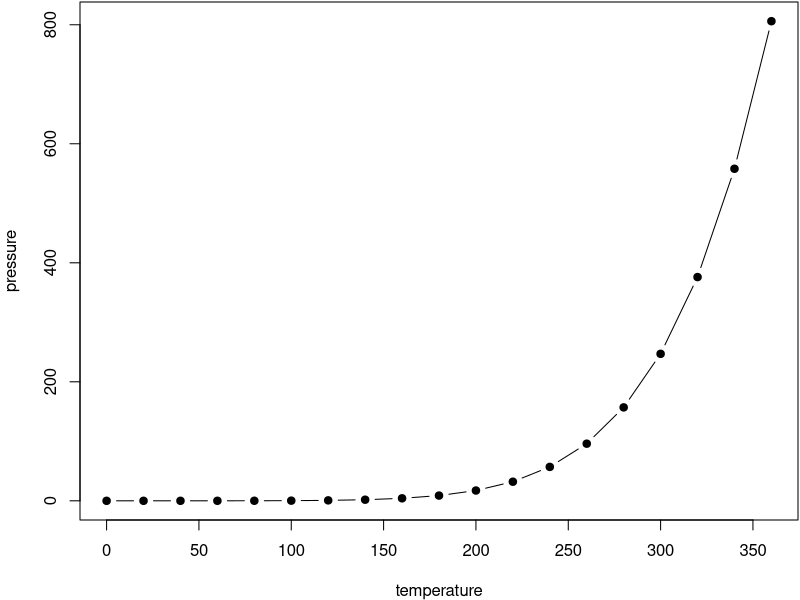
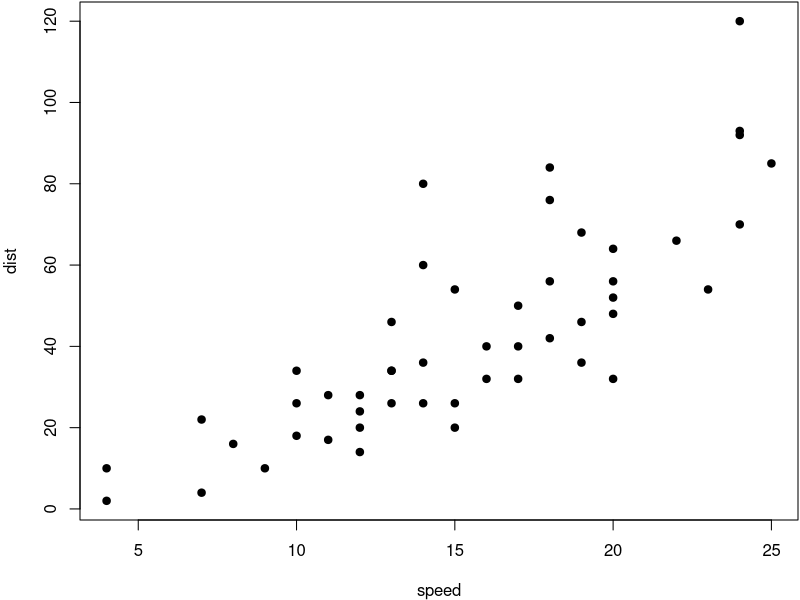
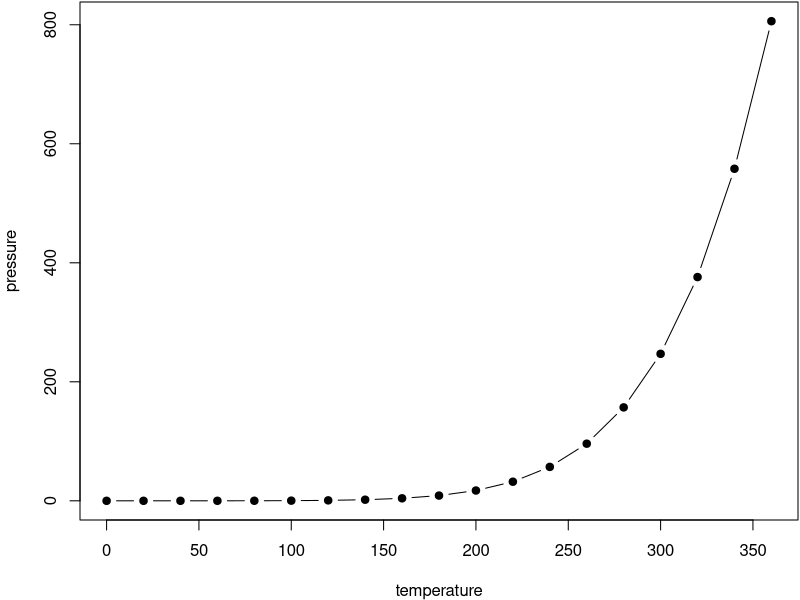
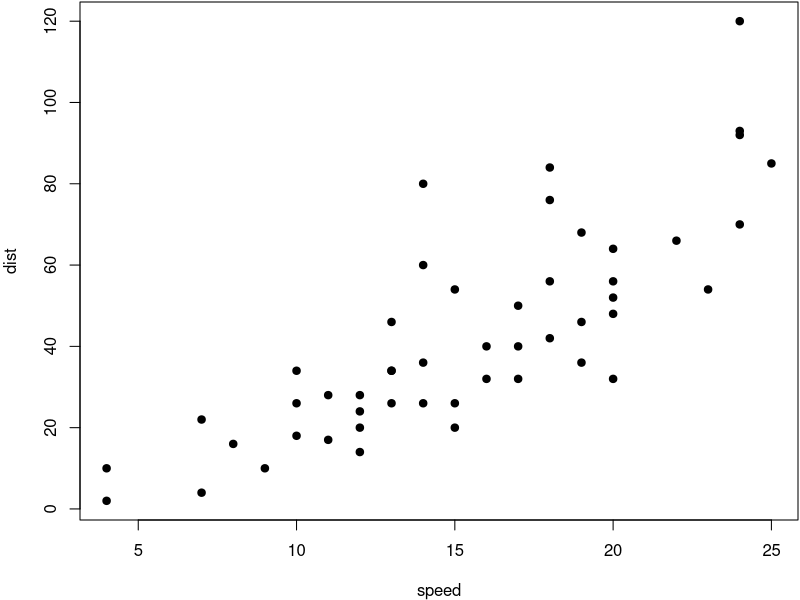

Write R code to recreate these figures, in order. (Note: this script raises an error after producing the figures.)
## ---- chunk 1
knitr::opts_chunk$set(echo = T, message=F, warning=F, error=F,
                      comment=NA, cache=F, fig.align='center', out.width='75%', fig.asp=.75)
## ---- chunk 2
par(mar = c(4, 4, .1, .1))
plot(pressure, pch = 19, type = 'b')
## ---- chunk 3
par(mar = c(4, 4, .1, .1))
plot(cars, pch = 19)
## ---- chunk 4
par(mar = c(4, 4, .1, .1))
plot(pressure, pch = 19, type = 'b')
plot(cars, pch = 19)
## ---- chunk 5
knitr::include_graphics('images/run.jpg')
## ---- chunk 6
library(ggplot2)
p <- ggplot(data = mpg, mapping = aes(x = cty, y = hwy))
p + geom_point()
## ---- chunk 7
p <- ggplot(mpg, aes(x = cty, y = hwy, colour = factor(year)))
p + geom_point()
## ---- chunk 8
p + geom_point() + stat_smooth()
## ---- chunk 9
p + geom_point(aes(colour = factor(year), size = displ)) + 
  stat_smooth()   # 排量越大，点越大
## ---- chunk 10
p + geom_point(aes(colour = factor(year),
                   size = displ), alpha = 0.5) +
  stat_smooth() + scale_size_continuous(range = c(4, 10))
## ---- chunk 11
p + geom_point(aes(colour = class, size = displ), alpha = 0.5) +
  stat_smooth() + scale_size_continuous(range = c(4, 10)) +
  facet_wrap(~ year, ncol = 1)
## ---- chunk 12
p + geom_point(aes(colour = class, size = displ), alpha=0.5) +
  stat_smooth() + scale_size_continuous(range = c(4, 10)) +
  facet_wrap(~ year,ncol = 1) +
  labs(y = '每加仑高速公路行驶距离', x = '每加仑城市公路行驶距离',
       title = '汽车油耗与型号', size = '排量', colour = '车型') +
  theme(text = element_text(family = "STHeiti"),
        plot.title = element_text(hjust = 0.5))
## ---- chunk 13
knitr::kable(
  head(mtcars[, 1:8], 10), booktabs = TRUE,
  caption = 'A table of the first 10 rows of the mtcars data.'
)
## ---- chunk 14
knitr::kable(
  list(
    head(iris[, 1:2], 3),
    head(mtcars[, 1:3], 5)
  ),
  caption = 'A Tale of Two Tables.', booktabs = TRUE
)
## ---- chunk 15
knitr::kable(
  iris[1:5, ], longtable = TRUE, booktabs = TRUE,
  caption = 'A table generated by the longtable package.'
)
## ---- chunk 16
# the second argument can be a .bib file
knitr::write_bib(c('knitr','bookdown','tidyverse','ggplot2'), '', width = 60)
